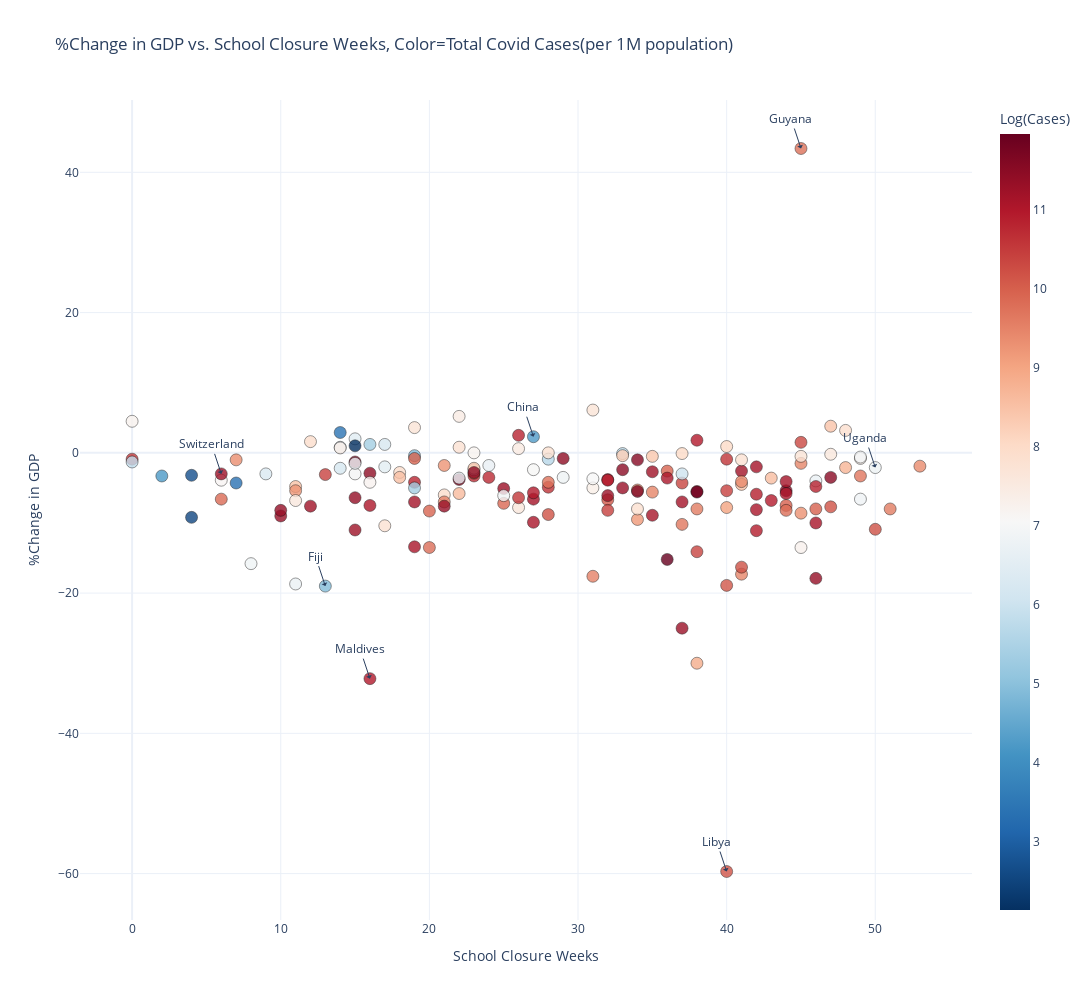

The notebook cell saved with this chart:
### Code cell
fig = px.scatter(df3, x="closure", y="change",
                 color="Log(Cases)",
                 color_continuous_scale=px.colors.sequential.RdBu_r,
                 opacity=0.8,
                 #color='internet',
                 hover_name="Country",
                 labels={"closure": "School Closure Weeks",
                        "change":"%Change in GDP"},
                 title="%Change in GDP vs. School Closure Weeks, Color=Total Covid Cases(per 1M population)",
                 size_max=12,
                 width=1600, height=1000,
                 template='plotly_white'
                )

fig.add_annotation(x=45, y=43.4,
            text="Guyana",
            showarrow=True,
            arrowhead=1)
fig.add_annotation(x=40, y=-59.7,
            text="Libya",
            showarrow=True,
            arrowhead=1)
fig.add_annotation(x=27, y=2.3,
            text="China",
            showarrow=True,
            arrowhead=1)
fig.add_annotation(x=6, y=-3,
            text="Switzerland",
            showarrow=True,
            arrowhead=1)
fig.add_annotation(x=13, y=-19,
            text="Fiji",
            showarrow=True,
            arrowhead=1)
fig.add_annotation(x=50, y=-2.1,
            text="Uganda",
            showarrow=True,
            arrowhead=1)
fig.add_annotation(x=16, y=-32.2,
            text="Maldives",
            showarrow=True,
            arrowhead=1)

fig.update_traces(marker=dict(size=12,
                              line=dict(width=0.5,
                                        color='black')),
                  selector=dict(mode='markers'))

fig.show()

### Figure 1 — Plotly figure (JSON) as saved in the notebook; plotly's stock layout.template omitted (floating-point values rounded to 4 significant figures; data arrays with more than 128 entries replaced by an {"elided": "..."} marker saying what was removed)
{"data": [{"hovertemplate": "<b>%{hovertext}</b><br><br>School Closure Weeks=%{x}<br>%Change in GDP=%{y}<br>Log(Cases)=%{marker.color}<extra></extra>", "hovertext": {"elided": "174 str values"}, "legendgroup": "", "marker": {"color": {"elided": "174 float values"}, "coloraxis": "coloraxis", "line": {"color": "black", "width": 0.5}, "opacity": 0.8, "size": 12, "symbol": "circle"}, "mode": "markers", "name": "", "orientation": "v", "showlegend": false, "type": "scatter", "x": {"elided": "174 int values"}, "xaxis": "x", "y": {"elided": "174 float values"}, "yaxis": "y"}], "layout": {"annotations": [{"arrowhead": 1, "showarrow": true, "text": "Guyana", "x": 45, "y": 43.4}, {"arrowhead": 1, "showarrow": true, "text": "Libya", "x": 40, "y": -59.7}, {"arrowhead": 1, "showarrow": true, "text": "China", "x": 27, "y": 2.3}, {"arrowhead": 1, "showarrow": true, "text": "Switzerland", "x": 6, "y": -3}, {"arrowhead": 1, "showarrow": true, "text": "Fiji", "x": 13, "y": -19}, {"arrowhead": 1, "showarrow": true, "text": "Uganda", "x": 50, "y": -2.1}, {"arrowhead": 1, "showarrow": true, "text": "Maldives", "x": 16, "y": -32.2}], "coloraxis": {"colorbar": {"title": {"text": "Log(Cases)"}}, "colorscale": [[0, "rgb(5,48,97)"], [0.1, "rgb(33,102,172)"], [0.2, "rgb(67,147,195)"], [0.3, "rgb(146,197,222)"], [0.4, "rgb(209,229,240)"], [0.5, "rgb(247,247,247)"], [0.6, "rgb(253,219,199)"], [0.7, "rgb(244,165,130)"], [0.8, "rgb(214,96,77)"], [0.9, "rgb(178,24,43)"], [1, "rgb(103,0,31)"]]}, "height": 1000, "legend": {"tracegroupgap": 0}, "title": {"text": "%Change in GDP vs. School Closure Weeks, Color=Total Covid Cases(per 1M population)"}, "width": 1600, "xaxis": {"anchor": "y", "domain": [0, 1], "title": {"text": "School Closure Weeks"}}, "yaxis": {"anchor": "x", "domain": [0, 1], "title": {"text": "%Change in GDP"}}}}
